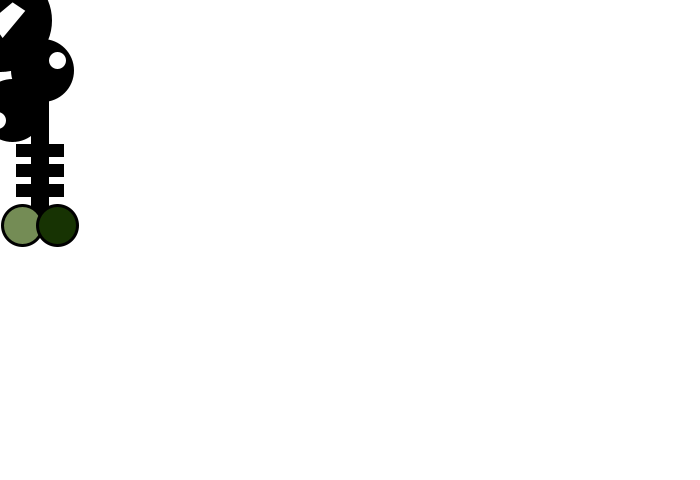
Frame 1 (no input)
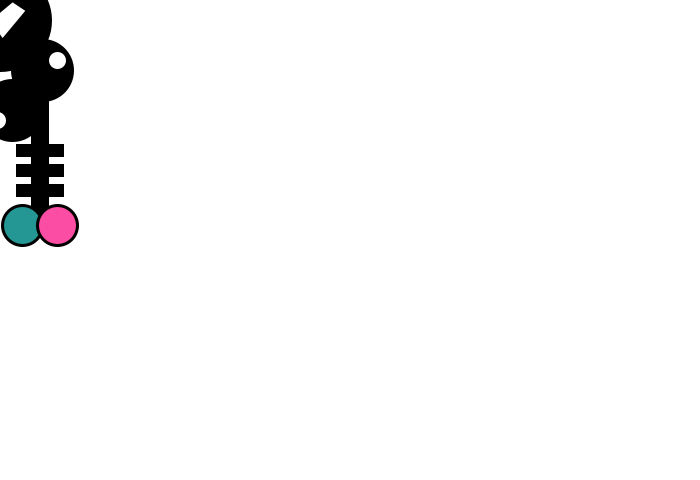
Frame 60 (the mouse pressed at the canvas centre just before this capture)
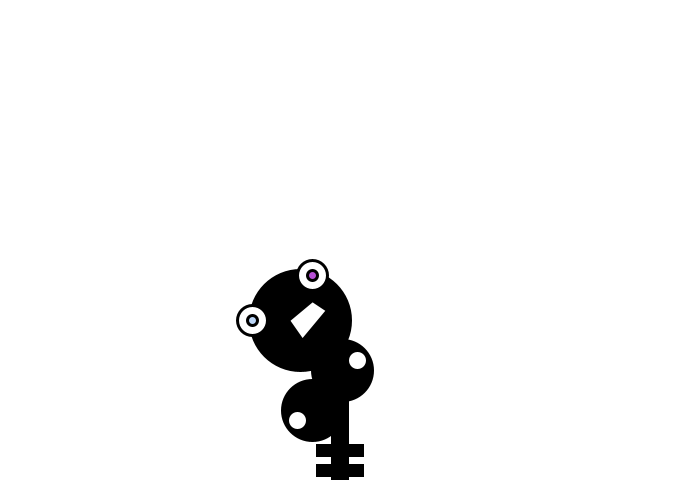
Frame 120 (the mouse held since frame 60 and released just before this capture)

The Processing sketch that drew these frames (run headless with seeded random() and noise(); from frame 60 on, the mouse is pressed at the canvas centre):

// Processing sketch: processing_57814
// ── processing_57814.pde

float x = 0; 
float y = 20;
float speed_x = 5;
float speed_y = 5;
boolean button =false;
float r= 255;
float g =255;
float b = 255;


void setup() {
  size(700,480);
}


void draw() {  

smooth();
strokeWeight(3);
background(255);
ellipseMode(RADIUS);

 if (button) {
    x = x + speed_x;
    y = y + speed_y;
    if (((x > width) || (x < 0))) { 
      speed_x = speed_x * -1;
    }

    if ((y > height)||(y < 0)) {
      speed_y = speed_y * -1;
    }
    r=x;
    g=y;
    b=0.3*x+0.2*y;
  }




  // Display circle at x location
  stroke(0); 
  fill(r,g,b); 


// Head
fill(0); //set fill to black
ellipse(x, y, 50, 50); //large head
fill(255); //set fill to white
ellipse(x+12, y-45, 15, 15); //middle right eye
fill(255); //set fill to white
ellipse(x-48, y, 15, 15); //middle left eye

 fill(random(255), random(255), random(255));
   frameRate(10);
ellipse(x-48, y, 5, 5); //small left eye

 fill(random(255), random(255), random(255));
   frameRate(10);
ellipse(x+12, y-45, 5, 5); //small right eye

fill(255); //set fill to white
   quad(x-12,y, x+12, y-20,x+27, y-10, x+2, y+20);

 
 

 
//BODY
fill(0); //set fill to black
ellipse(x+42, y+50, 30, 30); //BODY 1

fill(255); //set fill to white
   ellipse(x+57, y+40, 10, 10); //BODY 1 SMALL

fill(0); //set fill to black
ellipse(x+12, y+90, 30, 30); //BODY 2

fill(255); //set fill to white
ellipse(x-3, y+100, 10, 10); //BODY 2 SMALL
 
fill(0); //set fill to black
rect(x+32, y+70, 15, 130); //LONG BODY
 
fill(0); //set fill to black
rect(x+17, y+125, 45, 10); //SMALL BODY 1
 
fill(0); //set fill to black
rect(x+17, y+145, 45, 10); //SMALL BODY 2
 
fill(0); //set fill to black
rect(x+17, y+165, 45, 10); //SMALL BODY 3

 fill(random(255), random(255), random(255));
   frameRate(10);
ellipse(x+22, y+205, 20, 20); //LEG 1

 fill(random(255), random(255), random(255));
   frameRate(10);
ellipse(x+57, y+205, 20, 20); //BODY 1

}

void mousePressed () {
  button=!button;
}
